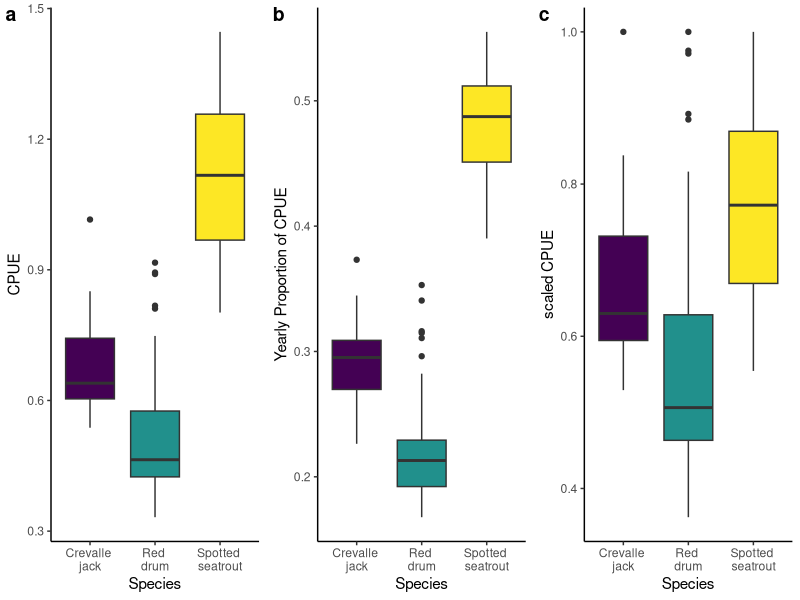
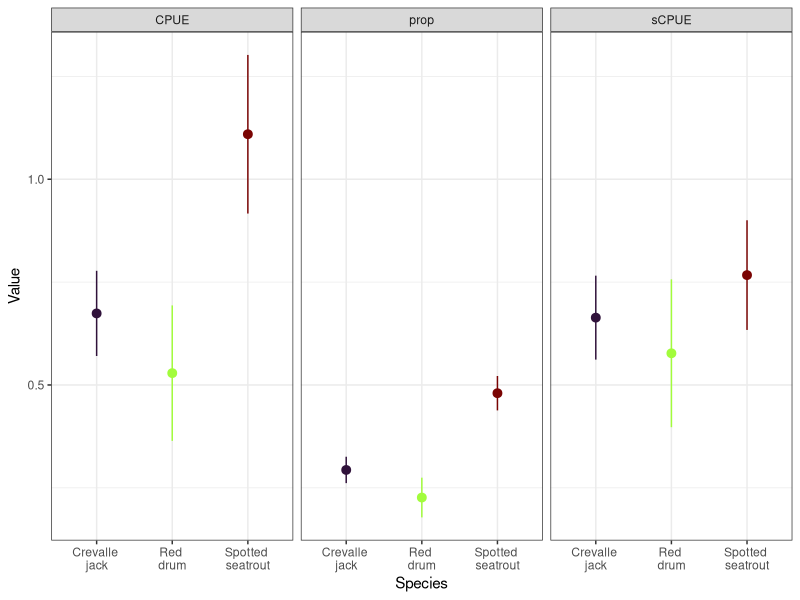
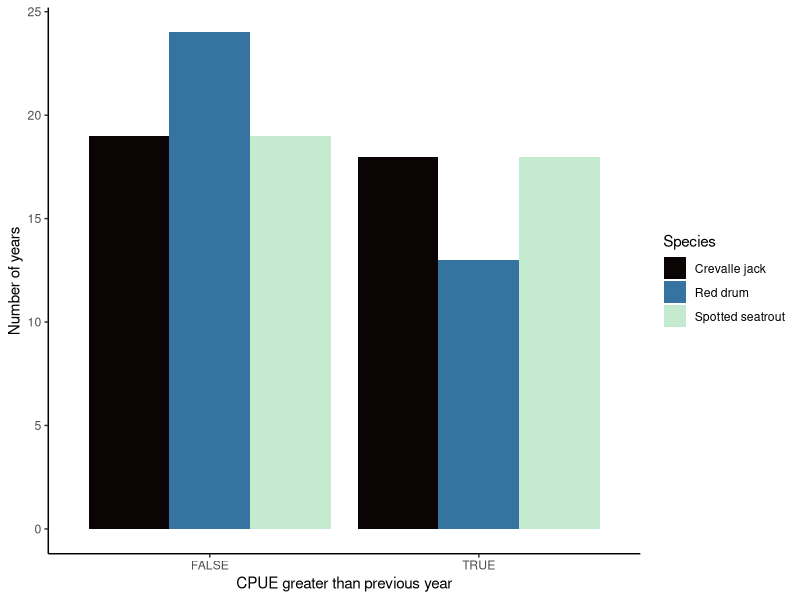

Generate these figures, in order, with R:
## ---- chunk 1
knitr::opts_chunk$set(collapse = T, cache = T)
## ---- chunk 2
library(tidyverse)

df = read_csv('data/ENP_catch.csv')
str(df)

## ---- chunk 3
df_l = df |> 
      pivot_longer(`Crevalle jack`:`Spotted seatrout`, 
                   names_to = 'species', values_to = 'CPUE')
## ---- chunk 4
# calculate the mean and sd of CPUE and extract species with max and min per year
df_m = df_l |> 
      group_by(Year) |> 
      summarize(CPUE_m = mean(CPUE),
                CPUE_sd = sd(CPUE),
                max_sp = species[which.max(CPUE)],
                min_sp = species[which.min(CPUE)])

# year with max CPUE
df_m$Year[which.max(df_m$CPUE_m)]
max(df_m$CPUE_m)

#year with min CPUE
df_m$Year[which.min(df_m$CPUE_m)]

# species with maximum values 
df_m$max_sp

# species with min values
df_m$min_sp

## ---- chunk 5
df_n = df_l |> 
      group_by(Year) |> 
      mutate(prop = CPUE/sum(CPUE)) |> 
      group_by(species) |> 
      mutate(sCPUE = CPUE/max(CPUE)) |> 
      ungroup()

df_n
## ---- chunk 6
library(viridis)

# using ggarrange
library(ggpubr)

a = ggplot(df_n, aes(species, CPUE, fill = species))+
      geom_boxplot()+
      scale_fill_viridis_d()+
      labs(x = 'Species', y = 'CPUE')+
      scale_x_discrete(labels = c('Crevalle \njack',
                                  'Red \ndrum',
                                  'Spotted \nseatrout'))+
      theme_classic()
      
b = ggplot(df_n, aes(species, prop, fill = species))+
      geom_boxplot()+
      scale_fill_viridis_d()+
      labs(x = 'Species', y = 'Yearly Proportion of CPUE')+
      scale_x_discrete(labels = c('Crevalle \njack',
                                  'Red \ndrum',
                                  'Spotted \nseatrout'))+
      theme_classic()

c = ggplot(df_n, aes(species, sCPUE, fill = species))+
      geom_boxplot()+
      scale_fill_viridis_d()+
      labs(x = 'Species', y = 'scaled CPUE')+
      scale_x_discrete(labels = c('Crevalle \njack',
                                  'Red \ndrum',
                                  'Spotted \nseatrout'))+
      theme_classic()

ggarrange(a,b,c,
          labels = 'auto',
          legend = 'none',
          nrow = 1)

# using facet_wrap
d = df_n |> 
      pivot_longer(CPUE:sCPUE, names_to = 'metric', 
                   values_to = 'value')


ggplot(d, aes(species, value, color = species))+
      stat_summary(fun = mean,
               fun.min = function(x) mean(x) - sd(x), 
               fun.max = function(x) mean(x) + sd(x), 
               geom = "pointrange")+
      scale_color_viridis_d(option = 'turbo')+
      scale_x_discrete(labels = c('Crevalle \njack',
                                  'Red \ndrum',
                                  'Spotted \nseatrout'))+
      labs(x = 'Species', y = 'Value')+
      facet_wrap(~metric)+
      theme_bw()+
      theme(legend.position = 'none')
## ---- chunk 7
df_q = df_n |> 
      group_by(species) |> 
      mutate(class = case_when(
            CPUE < quantile(CPUE, 0.4) ~ 'Below average',
            between(CPUE, 
                    quantile(CPUE, 0.4), 
                    quantile(CPUE, 0.6)) ~ 'Average',
            CPUE > quantile(CPUE, 0.6) ~ 'Above average'
      ))

df_q
## ---- chunk 8
# for loop 
df_q$comp_fl = NA

yrs = unique(df_q$Year)

for (i in 2:length(yrs)){
      df_q$comp_fl[df_q$species == 'Crevalle jack' & df_q$Year == yrs[i]] = 
            df_q$CPUE[df_q$species == 'Crevalle jack'& df_q$Year == yrs[i]] > 
            df_q$CPUE[df_q$species == 'Crevalle jack'& df_q$Year == yrs[i-1]]
      
       df_q$comp_fl[df_q$species == 'Red drum'& df_q$Year == yrs[i]] = 
            df_q$CPUE[df_q$species == 'Red drum'& df_q$Year == yrs[i]] > 
            df_q$CPUE[df_q$species == 'Red drum'& df_q$Year == yrs[i-1]]
       
        df_q$comp_fl[df_q$species == 'Spotted seatrout'& df_q$Year == yrs[i]] = 
            df_q$CPUE[df_q$species == 'Spotted seatrout'& df_q$Year == yrs[i]] > 
            df_q$CPUE[df_q$species == 'Spotted seatrout'& df_q$Year == yrs[i-1]]
}

# dplyr
df_q = df_q |> 
      group_by(species) |> 
      mutate(comp_dp = CPUE > lag(CPUE))

df_q
## ---- chunk 9
d = df_q |> 
      drop_na() |> 
      group_by(species) |> 
      count(comp_dp) 

ggplot(d, aes(comp_dp, n, fill = species))+
      geom_col(position = 'dodge')+
      scale_fill_viridis_d(option = 'mako', end = 0.95)+
      labs(x = 'CPUE greater than previous year',
           y = 'Number of years', 
           fill = 'Species')+
      theme_classic()

